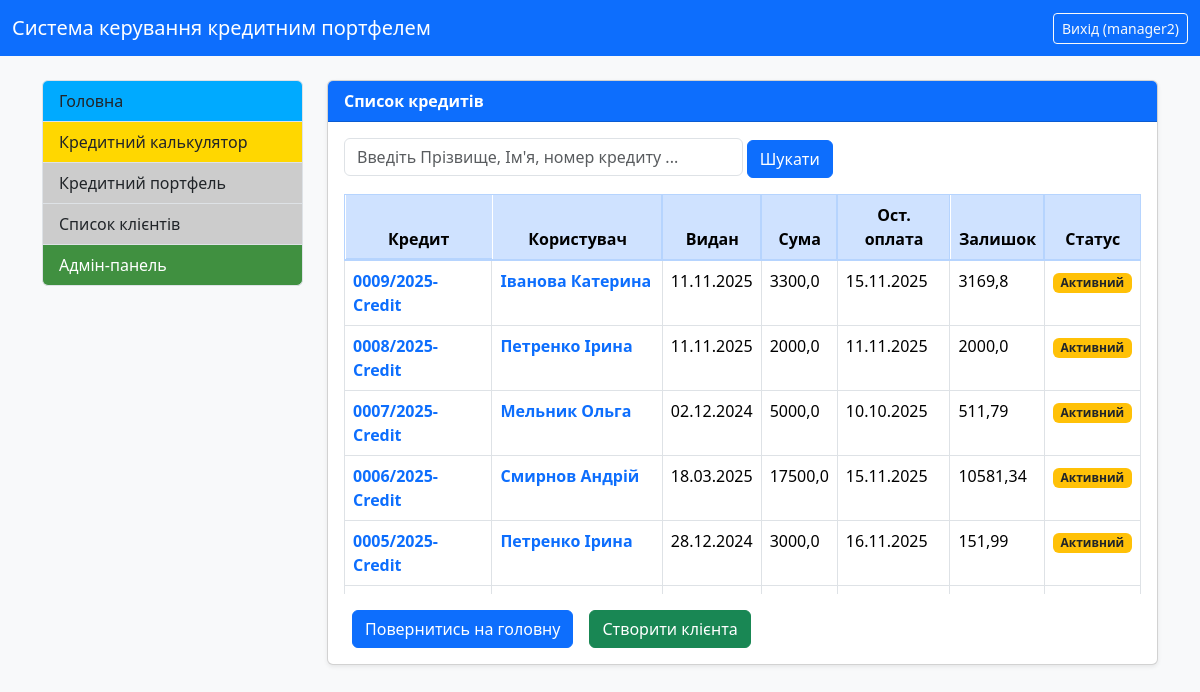
Page /all-credits/ (signed in) on the earlier database version.
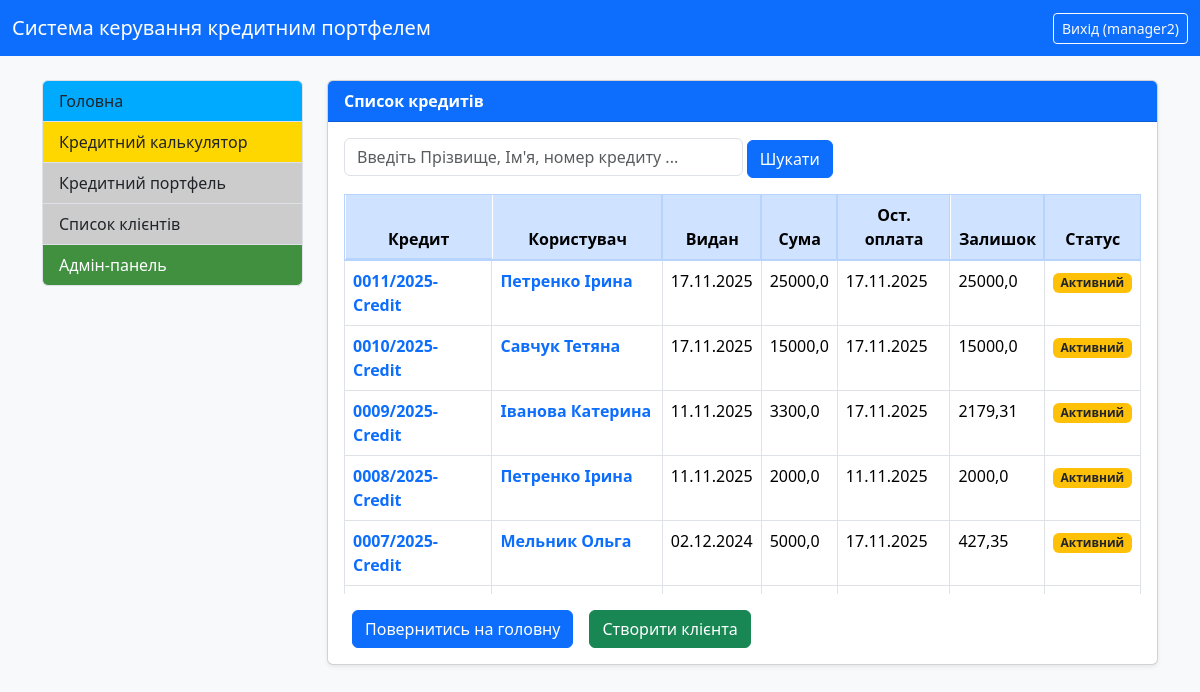
Same page on the later database version.
### credit_system/models.py (models this page shows, shortened)
class Credit(models.Model):
    user = models.ForeignKey(CustomUser, on_delete=models.CASCADE, related_name='credits', verbose_name="Користувач")
    number = models.CharField(max_length=100, verbose_name="Номер кредиту", blank=True)
    number1 = models.IntegerField(verbose_name="Порядковий номер", null=True, blank=True)
    number2 = models.IntegerField(verbose_name="Рік видачі", null=True, blank=True)
    number3 = models.CharField(max_length=20, verbose_name="Постфікс/Підрозділ", blank=True)
    summa_credit = models.FloatField(verbose_name="Сума кредиту")
    percent = models.FloatField(verbose_name="Відсоткова ставка (%)")
    start_date = models.DateField(verbose_name="Дата видачі")
    srok_months = models.IntegerField(verbose_name="Термін (міс.)")
    day_of_pay = models.IntegerField(default=15, verbose_name="Плановий день оплати")
    purpose = models.CharField(max_length=255, verbose_name="Ціль кредиту", blank=True)
    note = models.TextField(verbose_name="Примітка", blank=True)
    ostatok = models.FloatField(verbose_name="Залишок кредиту")
    closed = models.BooleanField(default=False, verbose_name="Кредит закрит")
    last_pay_date = models.DateField(null=True, blank=True, verbose_name="Дата останнього платежу")
    dolg_percent = models.FloatField(default=0, verbose_name="Борг по оплаті %")
    plan_pay = models.FloatField(verbose_name="Плановий платіж", blank=True)
    class Meta:
        verbose_name = "Кредит"
        verbose_name_plural = "Кредити"
        unique_together = ('number1', 'number2')
        ordering = ['-number1', '-number2']

class CustomUser(AbstractUser):
    ROLE_CHOICES = (
        ('admin', 'Адмін'),
        ('manager', 'Менеджер'),
        ('client', 'Клієнт'),
    )
    full_name = models.CharField(
        max_length=300,
        verbose_name="Повне ім'я",
        blank=True
    )
    role = models.CharField(
        max_length=10,
        choices=ROLE_CHOICES,
        default='client',
        verbose_name="Роль користувача"
    )
    middle_name = models.CharField(max_length=100, verbose_name="По батькові", blank=True)
    IPN = models.CharField(
        max_length=10,
        unique=True,
        verbose_name="ІПН",
        validators=[numeric_validator],
        null=True,
        blank=True
    )
    phone_number = models.CharField(max_length=20, verbose_name="Номер телефону", blank=True)
    address = models.CharField(max_length=255, verbose_name="Адреса", blank=True)
    date_of_birth = models.DateField(verbose_name="Дата народження", null=True, blank=True)
    SEX_CHOICES = (
        ('m', 'Чоловіча'),  # Значення в базі: 'm', Зображається: 'Чоловіча'
        ('w', 'Жіноча'),  # Значення в базі: 'w', Зображається: 'Жіноча'
    )
    sex = models.CharField(
        max_length=1,
        choices=SEX_CHOICES,
        default='m',
        verbose_name="Стать",
        blank=True,
        null=True
    )
    address_registration = models.CharField(max_length=255, verbose_name="Адреса прописки", blank=True)
    address_residential = models.CharField(max_length=255, verbose_name="Адреса проживання", blank=True)
    place_of_birth = models.CharField(max_length=255, verbose_name="Місце народження", blank=True)
    passport_series = models.CharField(max_length=2, verbose_name="Серія паспорту", blank=True)
    passport_number = models.CharField(max_length=10, verbose_name="Номер паспорту", blank=True)
    passport_vidan = models.CharField(max_length=255, verbose_name="Орган що видав паспорт", blank=True)
    passport_date = models.DateField(verbose_name="Дата видачі паспорта", null=True, blank=True)
    work_place = models.CharField(max_length=100, verbose_name="Місце роботи", blank=True)
    position = models.CharField(max_length=100, verbose_name="Посада", blank=True)
    notes = models.CharField(max_length=255, verbose_name="Нотатки", blank=True)
    @property
    def is_manager(self):
        return self.role == 'manager' or self.is_superuser
    class Meta:
        verbose_name = "Користувач"
        verbose_name_plural = "Користувачі"
        ordering = ['last_name', 'first_name']

### credit_system/views.py (the view, shortened to what this page needs)
# urls.py: path('all-credits/', AllCreditsView.as_view(), name='all_credits_list'),
class AllCreditsView(LoginRequiredMixin, ListView):
    model = Credit
    template_name = 'credit_system/all_credits.html'
    context_object_name = 'credits'
    def get_queryset(self):
        user = self.request.user
        base_queryset = Credit.objects.select_related('user')
        if user.is_superuser or user.is_manager:
            queryset = base_queryset.all()
        else:
            queryset = base_queryset.filter(user=user)
        query = self.request.GET.get('q')
        return queryset.order_by('closed', '-number1', '-number2')
    def get_context_data(self, **kwargs):
        context = super().get_context_data(**kwargs)
        context['query'] = self.request.GET.get('q', '')
        return context

### credit_system/templates/credit_system/all_credits.html (shortened to what this page needs)
{% extends "credit_system/base.html" %}
{% block content %}
    <div class="card shadow-sm">
        <div class="card-header bg-primary text-white">
            <strong>Список кредитів</strong>
        </div>
        <div class="card-body">
            <form method="GET" action="{% url 'all_credits_list' %}" class="mb-3">
                <input type="text" name="q" placeholder="Введіть Прізвище, Ім'я, номер кредиту ..." class="form-control d-inline-block w-50">
                <button type="submit" class="btn btn-primary">Шукати</button>
            </form>
            {% if credits %}
                <div class="table-responsive" style="max-height: 400px; overflow-y: auto; position: relative;">
                    <table class="table table-bordered table-hover">
                        <thead class="table-primary text-center">
                            <tr>
                                <th>Кредит</th>
                                <th>Користувач</th>
                                <th>Видан</th>
                                <th>Сума</th>
                                <th>Ост. оплата</th>
                                <th>Залишок</th>
                                <th>Статус</th>
                            </tr>
                        </thead>
                        <tbody>
                            {% for credit in credits %}
                                <tr>
                                    <td>
                                        <a href="{% url 'credit_detail' credit.pk %}?source=all_credits_list" class="text-decoration-none fw-bold text-primary">
                                            {{ credit.number }}
                                        </a>
                                    </td>
                                    <td>
                                        <a href="{% url 'client_detail' credit.user.pk %}?source=credits" class="text-decoration-none fw-bold text-primary">
                                            {{ credit.user.last_name }} {{ credit.user.first_name }}
                                        </a>
                                    </td>
                                    <td>{{ credit.start_date|date:"d.m.Y" }}</td>
                                    <td>{{ credit.summa_credit }}</td>
                                    <td>{{ credit.last_pay_date|date:"d.m.Y" }}</td>
                                    <td>{{ credit.ostatok }}</td>
                                    <td>
                                    {% if credit.closed %}
                                        <span class="badge bg-success">Закритий</span>
                                    {% else %}
                                        <span class="badge bg-warning text-dark">Активний</span>
                                    {% endif %}
                                    </td>
                                </tr>
                            {% endfor %}
                        </tbody>
                    </table>
                </div>
            {% else %}
                <p>Кредитів не знайдено.</p>
            {% endif %}
                <div class="d-flex justify-content-start gap-2 mt-3">
                    <br><a href="{% url 'index' %}" class="btn btn-primary mt-0">Повернитись на головну</a><br>
                    <a href="{% url 'add_new_client' %}" class="btn btn-success">
                            Створити клієнта
                    </a>
                </div>
            </div>
    </div>
{% endblock %}

Differences in the rows shown:
no longer on this page (row edited): Credit: number "0006/2025-Credit", user.last_name "Смирнов", user.first_name "Андрій", start_date "18.03.2025", summa_credit "17500,0", last_pay_date "15.11.2025", ostatok "10581,34", closed "Активний"
no longer on this page (row edited): Credit: number "0005/2025-Credit", user.last_name "Петренко", user.first_name "Ірина", start_date "28.12.2024", summa_credit "3000,0", last_pay_date "16.11.2025", ostatok "151,99", closed "Активний"
added Credit: number "0011/2025-Credit", user.last_name "Петренко", user.first_name "Ірина", start_date "17.11.2025", summa_credit "25000,0", last_pay_date "17.11.2025", ostatok "25000,0", closed "Активний"
added Credit: number "0010/2025-Credit", user.last_name "Савчук", user.first_name "Тетяна", start_date "17.11.2025", summa_credit "15000,0", last_pay_date "17.11.2025", ostatok "15000,0", closed "Активний"
changed Credit "0009/2025-Credit": last_pay_date "15.11.2025" → "17.11.2025"; ostatok "3169,8" → "2179,31"
changed Credit "0007/2025-Credit": last_pay_date "10.10.2025" → "17.11.2025"; ostatok "511,79" → "427,35"
